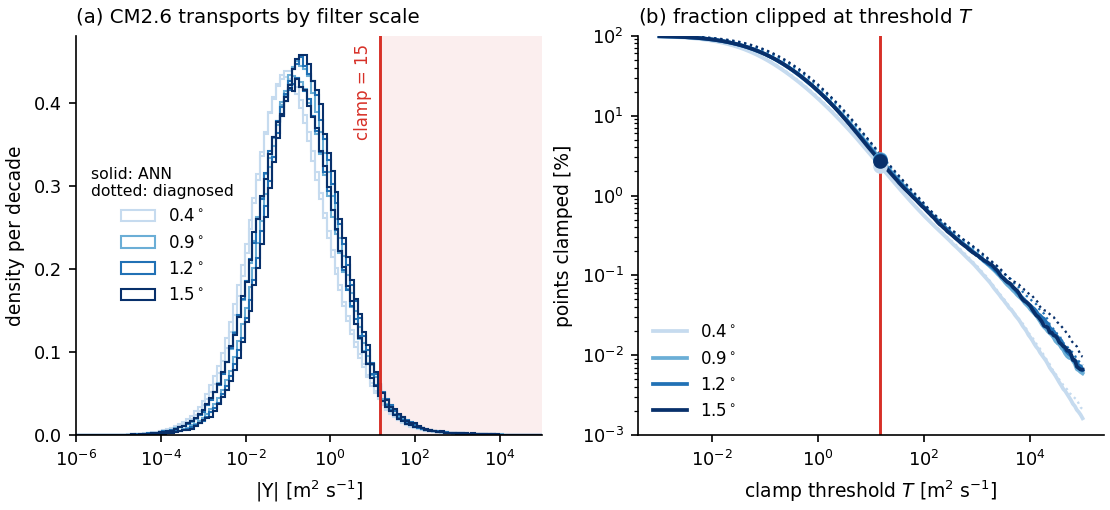

Write the Python code that produced this figure.
"""CM2.6 only: how the transport Upsilon = F/|grad_3 rho| is distributed across ALL filter scales
(factors 4, 9, 12, 15 -> 0.4, 0.9, 1.2, 1.5 deg), for both the DIAGNOSED (true) sub-grid flux and
the ANN PREDICTION. Shows where a fixed clamp sits relative to the physics as the filter widens.

d rho/dz convention (settled 2026-07-28, diag_drhodz_discrepancy.py): use N_buoyancy, NOT the raw
vertical gradient of the dataset's `rho`. `rho` here is pressure-dependent (in-situ) density -- it
reaches ~1048 kg/m3 at 4.5 km -- so its raw d/dz is dominated by ADIABATIC COMPRESSION rather than
stratification, overstating |d rho/dz| by ~10x and understating Upsilon by the same factor. The
channel figures are unaffected: they use rhopot2 under a LINEAR equation of state, which has no
compressibility, so a raw gradient there is legitimate."""
import numpy as np, xarray as xr, torch, sys
import matplotlib; matplotlib.use("Agg"); import matplotlib.pyplot as plt
sys.path.append('/home/db194/ANN-momentum-buoyancy-mesoscale/src/training-on-CM2.6')
from helpers.ann_tools import import_ANN

MODEL = '/scratch/db194/mom6/CM26_ML_models/FGR3/EXP_neutral_all4/model/ann_instance.nc'
ROOT = "/scratch/db194/CM26_datasets/ocean3d/subfilter-neutral/FGR3"
CLAMP, RHO0_T, G_T, CB = 15.0, 1025.0, 9.8, 1.0
SCALES = [(4, "0.4$^\\circ$", "#c6dbef"), (9, "0.9$^\\circ$", "#6baed6"),
          (12, "1.2$^\\circ$", "#2171b5"), (15, "1.5$^\\circ$", "#08306b")]

def stencil(a, n=3):
    s = n // 2; out = []
    for dj in range(-s, s + 1):
        for di in range(-s, s + 1):
            out.append(np.roll(np.take(a, np.clip(np.arange(a.shape[-2]) + dj, 0, a.shape[-2] - 1),
                                       axis=-2), -di, axis=-1))
    return np.stack(out, axis=-1)

ann = import_ANN(MODEL).double().eval()
res = {}
print(f"{'scale':>7}{'source':>42}{'med':>10}{'p90':>10}{'p99':>11}{'>15':>8}   (|drdz| median)")
for fac, lab, col in SCALES:
    d = xr.open_dataset(f"{ROOT}/factor-{fac}/test-0.nc")
    p = xr.open_dataset(f"{ROOT}/factor-{fac}/param.nc")
    g = lambda k: d[k].values.astype("f8")
    wet = p["wet"].values > 0.5
    areaT = (p["dxT"].values * p["dyT"].values).astype("f8")[None]
    rhox, rhoy = g("rhox"), g("rhoy")
    drdz_raw = np.gradient(g("rho"), d["zl"].values, axis=0)
    drdz_N = -(RHO0_T / G_T) * g("N_buoyancy") ** 2
    magx_N = np.sqrt(rhox ** 2 + drdz_N ** 2)          # correct: stratification only
    magx_raw = np.sqrt(rhox ** 2 + drdz_raw ** 2)     # compression-contaminated, kept for the record

    # Level-by-level so the 45-column stencil array never exceeds ~100 MB (factor-4 whole-field
    # would be ~10 GB); STRIDE thins the accumulated samples, which a distribution does not need.
    STRIDE = 3
    sh_xx, sh_xy, vort = g("sh_xx"), g("sh_xy_h"), g("rel_vort_h")
    Fx = g("Fx")
    accD, accP, accPN = [], [], []
    for k in range(rhox.shape[0]):
        wk = wet[k]
        if not wk.any(): continue
        S = [stencil(f[k][None])[0] for f in (rhox, rhoy, sh_xx, sh_xy, vort)]
        rn = np.sqrt((S[0] ** 2 + S[1] ** 2).sum(-1)); vn = np.sqrt((S[2] ** 2 + S[3] ** 2 + S[4] ** 2).sum(-1))
        ok = (rn > 0) & (vn > 0) & np.isfinite(rn) & np.isfinite(vn) & wk
        if not ok.any(): continue
        x = np.concatenate([S[0] / rn[..., None], S[1] / rn[..., None], S[2] / vn[..., None],
                            S[3] / vn[..., None], S[4] / vn[..., None]], axis=-1)
        with torch.no_grad():
            o = ann(torch.from_numpy(x[ok])).numpy()
        pref = np.abs(o[:, 0]) * (rn * vn * np.broadcast_to(areaT[0], rn.shape) * CB)[ok]
        accP.append(pref / magx_N[k][ok]); accPN.append(pref / magx_raw[k][ok])
        accD.append((np.abs(Fx[k]) / magx_N[k])[wk])
    fin = lambda L: (lambda a: a[np.isfinite(a) & (a > 0)])(np.concatenate(L)[::STRIDE])
    Ud, Up, UpN = fin(accD), fin(accP), fin(accPN)
    res[fac] = (lab, col, Ud, Up)
    for nm, a, dz in [("diagnosed", Ud, drdz_N), ("ANN", Up, drdz_N),
                      ("ANN (raw drdz, compression-contaminated)", UpN, drdz_raw)]:
        q = np.percentile(a, [50, 90, 99])
        print(f"{lab:>7}{nm:>42}{q[0]:>10.3f}{q[1]:>10.2f}{q[2]:>11.1f}{100*np.mean(a > CLAMP):>7.2f}%"
              f"   {np.median(np.abs(dz[wet])):.2e}")
    d.close(); p.close()

plt.rcParams.update({"font.size": 9, "axes.titlesize": 9.5, "axes.labelsize": 9,
                     "xtick.labelsize": 8.5, "ytick.labelsize": 8.5, "legend.fontsize": 8})
fig, ax = plt.subplots(1, 2, figsize=(7.4, 3.4), constrained_layout=True)
lb = np.linspace(-6, 5, 120)
for fac, (lab, col, Ud, Up) in res.items():
    ax[0].hist(np.log10(Up), bins=lb, density=True, histtype="step", lw=1.7, color=col, label=lab)
    ax[0].hist(np.log10(Ud), bins=lb, density=True, histtype="step", lw=1.1, ls=":", color=col)
ax[0].axvspan(np.log10(CLAMP), lb[-1], color="#d73027", alpha=0.08, lw=0)
ax[0].axvline(np.log10(CLAMP), color="#d73027", lw=1.4)
ax[0].annotate("clamp = 15", xy=(np.log10(CLAMP), 0.98), xycoords=("data", "axes fraction"),
               xytext=(-4, 0), textcoords="offset points", rotation=90, va="top", ha="right",
               color="#d73027", fontsize=8)
ax[0].set_xlim(-6, 5); ax[0].set_xticks(np.arange(-6, 6, 2))
ax[0].set_xticklabels([f"$10^{{{k}}}$" for k in np.arange(-6, 6, 2)])
ax[0].set_xlabel("$|\\Upsilon|$ [m$^2$ s$^{-1}$]"); ax[0].set_ylabel("density per decade")
ax[0].set_title("(a) CM2.6 transports by filter scale", loc="left")
ax[0].legend(frameon=False, loc="center left", title="solid: ANN\ndotted: diagnosed",
             title_fontsize=7.5)
ax[0].spines[["top", "right"]].set_visible(False)

T = np.logspace(-3, 5, 220)
for fac, (lab, col, Ud, Up) in res.items():
    ax[1].plot(T, 100 * (Up[None, :] > T[:, None]).mean(axis=1), color=col, lw=1.8, label=lab)
    ax[1].plot(T, 100 * (Ud[None, :] > T[:, None]).mean(axis=1), color=col, lw=1.1, ls=":")
    ax[1].plot([CLAMP], [100 * np.mean(Up > CLAMP)], "o", ms=6, color=col, zorder=5)
ax[1].axvline(CLAMP, color="#d73027", lw=1.4)
ax[1].set_xscale("log"); ax[1].set_yscale("log"); ax[1].set_ylim(1e-3, 100)
ax[1].set_xlabel("clamp threshold $T$ [m$^2$ s$^{-1}$]"); ax[1].set_ylabel("points clamped [%]")
ax[1].set_title("(b) fraction clipped at threshold $T$", loc="left")
ax[1].legend(frameon=False, loc="lower left")
ax[1].spines[["top", "right"]].set_visible(False)

np.savez("/home/db194/ANN-momentum-buoyancy-mesoscale/src/training-on-CM2.6/scripts/upsilon_cm26_scales.npz",
         **{f"{f}_{k}": v for f, (lab, col, Ud, Up) in res.items() for k, v in (("diag", Ud), ("ann", Up))})
png = "/home/db194/ANN-momentum-buoyancy-mesoscale/src/training-on-CM2.6/scripts/fig_upsilon_cm26_scales.png"
fig.savefig(png, dpi=150); print("wrote", png)
